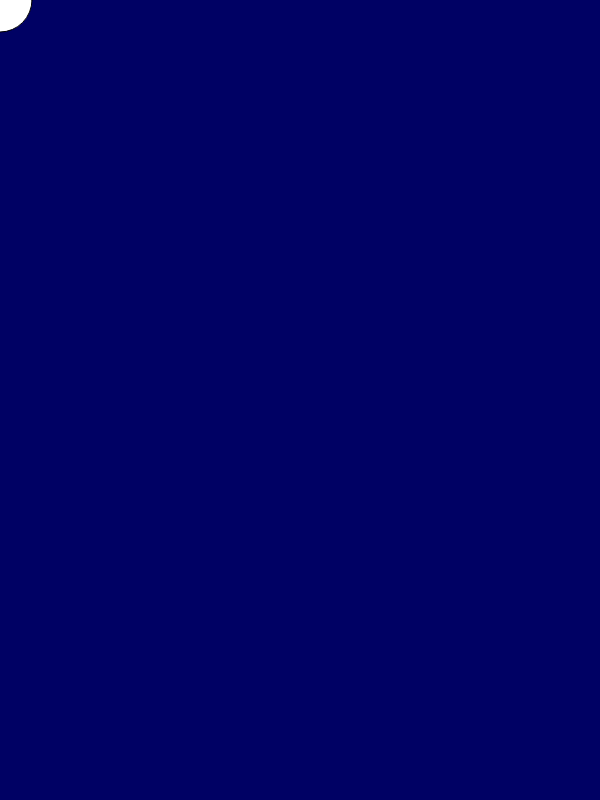
Frame 1 (no input)
Frame 60 (no input): identical to frame 1, image omitted
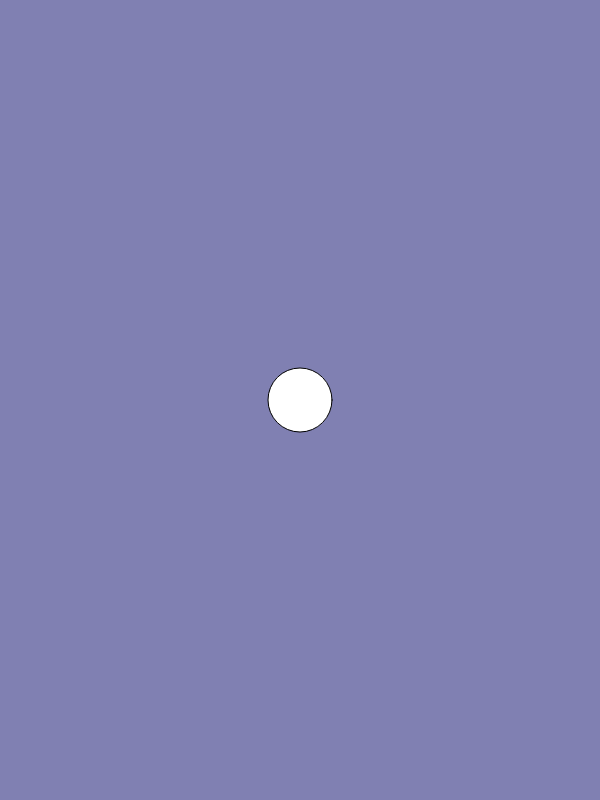
Frame 120 (the mouse pressed at the canvas centre since frame 60)

The p5.js sketch that drew these frames (run headless with seeded random() and noise() and a simulated clock; from frame 60 on, the mouse is pressed at the canvas centre):

// p5.js sketch
// ── sketch.js
var r = 0;
var g = 127.5;
var b = 255;

// INITIALIZE ALL YOUR VARIABLES
// Ideally you would create 3 variables. red blue green or r, g, b


function setup(){

  createCanvas(600,800);
}


function draw(){
  r = map(mouseX,0,600,0,255);
  b = map(mouseX,0,600,100,255);
  g = map(mouseY,0,800,1,255);
  background(r,g,b);
  // change the value of Red based on the mouse movement about the X axis
  // change the value of Green based on the mouse movement about the X axis
  // change the value of Blue based on the mouse movement about the X axis
  // Use the map() function to do so. 
  // Pass the values to the background() function you have learnt previously.
  // Create an ellipse that will move around with you mouse about the X axis.
  fill (255,255,255);
  ellipse(mouseX,mouseY,64,64);
  console.log (mouseX);
  console.log (mouseY); 
  // Remember to fill the canvas with white paint before creating the ellipse.
  
}
